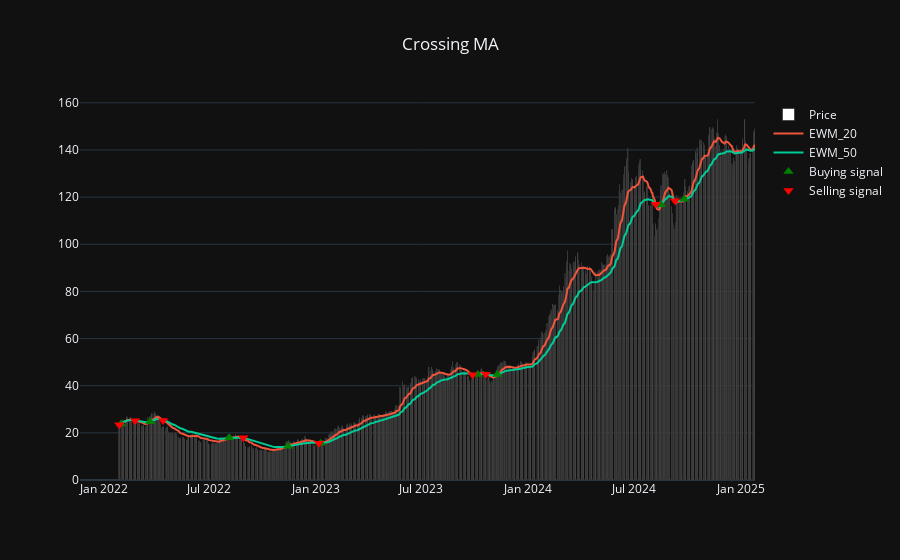

Source (notebook cell):
### Code cell
df_ma = strategy.calc_crossing_MA(df, SHORT_MA, LONG_MA)
strategy.show_crossing_MA(df_ma, SHORT_MA, LONG_MA)

### Figure 1 — Plotly figure (JSON) as saved in the notebook; plotly's stock layout.template omitted (floating-point values rounded to 4 significant figures; data arrays with more than 128 entries replaced by an {"elided": "..."} marker saying what was removed)
{"data": [{"marker": {"color": "white"}, "name": "Price", "type": "bar", "x": {"elided": "751 str values"}, "y": {"elided": "751 float values"}}, {"name": "EWM_20", "type": "scatter", "x": {"elided": "751 str values"}, "y": {"elided": "751 float values"}}, {"name": "EWM_50", "type": "scatter", "x": {"elided": "751 str values"}, "y": {"elided": "751 float values"}}, {"marker": {"color": "green", "size": 9, "symbol": "triangle-up"}, "mode": "markers", "name": "Buying signal", "type": "scatter", "x": ["2022-01-31", "2022-03-22", "2022-08-05", "2022-11-14", "2023-01-09", "2023-10-06", "2023-11-09", "2024-08-16", "2024-09-25"], "y": [23.81, 24.73, 17.89, 14.35, 15.64, 44.72, 44.71, 116.8, 119.1]}, {"marker": {"color": "red", "size": 9, "symbol": "triangle-down"}, "mode": "markers", "name": "Selling signal", "type": "scatter", "x": ["2022-01-28", "2022-02-24", "2022-04-13", "2022-08-29", "2023-01-06", "2023-09-27", "2023-10-20", "2024-08-07", "2024-09-09"], "y": [23.4, 25.12, 25.24, 17.93, 15.59, 44.67, 44.86, 117.0, 118.4]}], "layout": {"title": {"text": "Crossing MA", "x": 0.5, "xanchor": "center"}, "xaxis": {"rangeslider": {"visible": false}}}}
